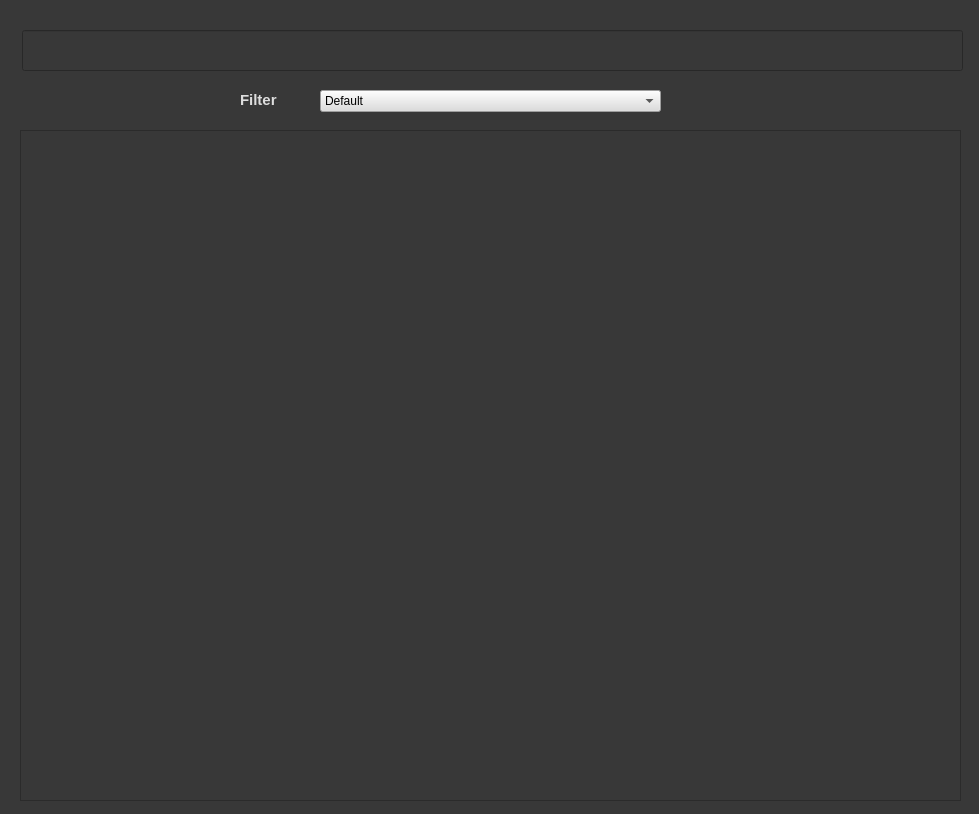
<?xml version="1.0" encoding="UTF-8"?>
<ui version="4.0">
 <class>Form</class>
 <widget class="QWidget" name="Form">
  <property name="geometry">
   <rect>
    <x>0</x>
    <y>0</y>
    <width>979</width>
    <height>814</height>
   </rect>
  </property>
  <property name="windowTitle">
   <string>Form</string>
  </property>
  <property name="styleSheet">
   <string notr="true">background-color: rgb(56, 56, 56);</string>
  </property>
  <widget class="QLineEdit" name="leCountry">
   <property name="geometry">
    <rect>
     <x>22</x>
     <y>30</y>
     <width>941</width>
     <height>41</height>
    </rect>
   </property>
  </widget>
  <widget class="QComboBox" name="filtercombobox">
   <property name="geometry">
    <rect>
     <x>320</x>
     <y>90</y>
     <width>341</width>
     <height>22</height>
    </rect>
   </property>
   <property name="toolTip">
    <string>&lt;html&gt;&lt;head/&gt;&lt;body&gt;&lt;p&gt;DEFAULT&lt;/p&gt;&lt;/body&gt;&lt;/html&gt;</string>
   </property>
   <property name="styleSheet">
    <string notr="true">font: 75 10pt &quot;News706 BT&quot;;
background-color: rgb(221, 221, 221);

border-color: rgb(255, 247, 248);</string>
   </property>
   <item>
    <property name="text">
     <string>Default</string>
    </property>
   </item>
   <item>
    <property name="text">
     <string>Lowest to Highest price</string>
    </property>
   </item>
   <item>
    <property name="text">
     <string>Highest to Lowest price</string>
    </property>
   </item>
  </widget>
  <widget class="QLabel" name="lblFilter">
   <property name="geometry">
    <rect>
     <x>240</x>
     <y>90</y>
     <width>61</width>
     <height>21</height>
    </rect>
   </property>
   <property name="styleSheet">
    <string notr="true">border-color: rgb(255, 247, 248);</string>
   </property>
   <property name="text">
    <string>&lt;html&gt;&lt;head/&gt;&lt;body&gt;&lt;p&gt;&lt;span style=&quot; font-size:11pt; font-weight:600; color:#dddddd;&quot;&gt;Filter&lt;/span&gt;&lt;/p&gt;&lt;/body&gt;&lt;/html&gt;</string>
   </property>
  </widget>
  <widget class="QTableView" name="table">
   <property name="geometry">
    <rect>
     <x>20</x>
     <y>130</y>
     <width>941</width>
     <height>671</height>
    </rect>
   </property>
  </widget>
 </widget>
 <resources/>
 <connections/>
</ui>
